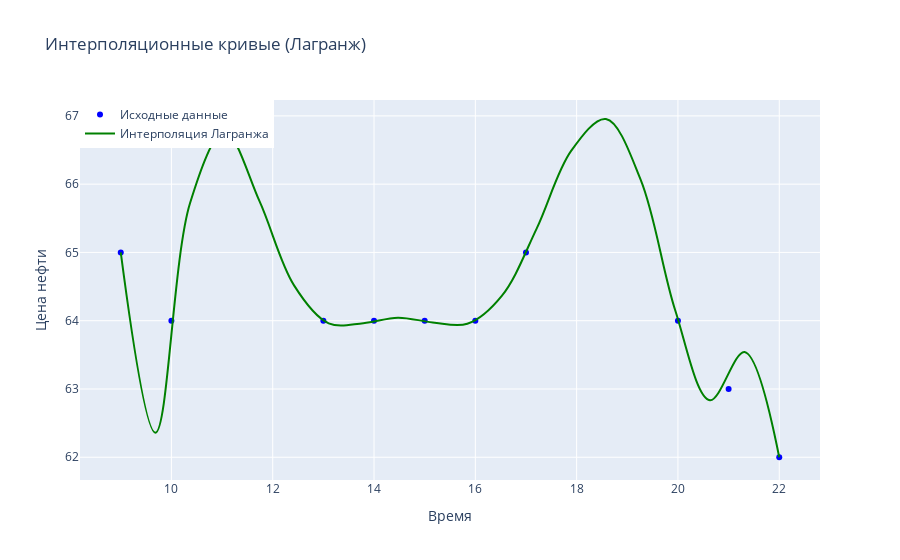

This figure's notebook cell:
### Code cell
# Выбираем данные для интерполяции
x = df['Data'][2:12].to_numpy()
y = df['Oil Brent'][2:12].to_numpy()


# Создаем точки для интерполяции
x_interp = np.linspace(min(x), max(x), 20)

# Интерполяция Лагранжа
lagrange_poly = lagrange(x, y)
y_interp_lagrange = lagrange_poly(x_interp)

# Создаем графики Plotly
trace_original = go.Scatter(
    x=x,
    y=y,
    mode='markers',
    name='Исходные данные',
    marker=dict(color='blue', symbol='circle'),
)

trace_interpolated = go.Scatter(
    x=x_interp,
    y=y_interp_lagrange,
    mode='lines',
    name='Интерполяция Лагранжа',
    line=dict(color='green', shape='spline', width=2),
)

layout = go.Layout(
    title='Интерполяционные кривые (Лагранж)',
    xaxis=dict(title='Время'),
    yaxis=dict(title='Цена нефти'),
    legend=dict(x=0, y=1),
)

fig = go.Figure(data=[trace_original, trace_interpolated], layout=layout)
fig.show()

### Figure 1 — Plotly figure (JSON) as saved in the notebook; plotly's stock layout.template omitted (floating-point values rounded to 4 significant figures)
{"data": [{"marker": {"color": "blue", "symbol": "circle"}, "mode": "markers", "name": "Исходные данные", "type": "scatter", "x": [9, 10, 13, 14, 15, 16, 17, 20, 21, 22], "y": [65, 64, 64, 64, 64, 64, 65, 64, 63, 62]}, {"line": {"color": "green", "shape": "spline", "width": 2}, "mode": "lines", "name": "Интерполяция Лагранжа", "type": "scatter", "x": [9, 9.684, 10.37, 11.05, 11.74, 12.42, 13.11, 13.79, 14.47, 15.16, 15.84, 16.53, 17.21, 17.89, 18.58, 19.26, 19.95, 20.63, 21.32, 22], "y": [65.0, 62.36, 65.72, 66.76, 65.75, 64.52, 63.96, 63.96, 64.04, 63.98, 63.96, 64.37, 65.35, 66.49, 66.95, 66.07, 64.15, 62.83, 63.54, 62.0]}], "layout": {"legend": {"x": 0, "y": 1}, "title": {"text": "Интерполяционные кривые (Лагранж)"}, "xaxis": {"title": {"text": "Время"}}, "yaxis": {"title": {"text": "Цена нефти"}}}}
